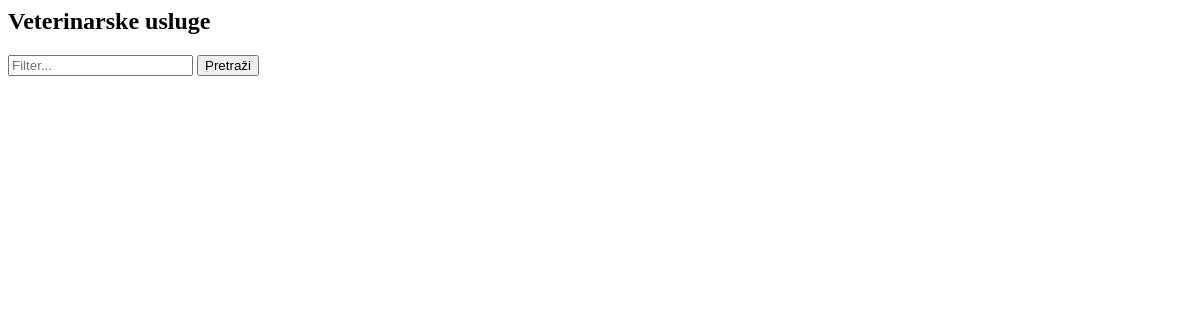
The page /service/ on the database as committed earlier.
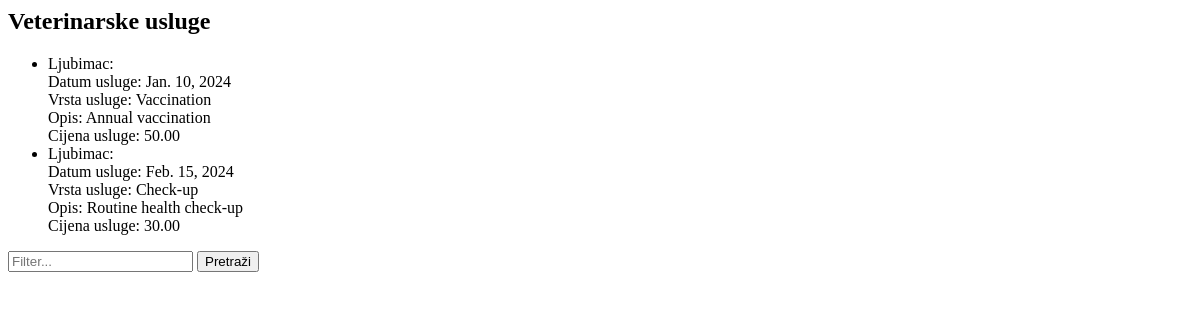
The same page on the database as committed later.
### pets/models.py (models this page shows, shortened)
class VeterinaryService(models.Model):
    pet = models.ForeignKey(Pet, on_delete=models.CASCADE)
    service_date = models.DateField()
    service_type = models.CharField(max_length=100)
    description = models.TextField(blank=True, null=True)
    cost = models.DecimalField(max_digits=10, decimal_places=2)

### pets/views.py (the view)
# urls.py: path('service/', VeterinaryServiceListView.as_view()),
class VeterinaryServiceListView(ListView):
    model = VeterinaryService
    template_name = './veterinaryservice_list.html'
    context_object_name = 'objects'
    paginate_by = 10
    def get_queryset(self):
        queryset = super().get_queryset()
        filter_param = self.request.GET.get('filter', None)
        if filter_param:
            queryset = queryset.filter(your_field__icontains=filter_param)
        return queryset

### templates/pets/veterinaryservice_list.html (shortened to what this page needs)
{% block content %}
    <h2>Veterinarske usluge</h2>
    <ul>
        {% for service in object_list %}
            <li>
                Ljubimac: {{ service.name }}<br>
                Datum usluge: {{ service.service_date }}<br>
                Vrsta usluge: {{ service.service_type }}<br>
                Opis: {{ service.description }}<br>
                Cijena usluge: {{ service.cost }}<br>
            </li>
        {% endfor %}
    </ul>
{% endblock %}
<form method="get">
    <input type="text" name="filter_param" placeholder="Filter..." value="{{ request.GET.filter_param }}">
    <button type="submit">Pretraži</button>
</form>

Rows that differ between the two databases and show on the page:
added VeterinaryService: service_date "Jan. 10, 2024", service_type "Vaccination", description "Annual vaccination", cost "50.00"
added VeterinaryService: service_date "Feb. 15, 2024", service_type "Check-up", description "Routine health check-up", cost "30.00"
